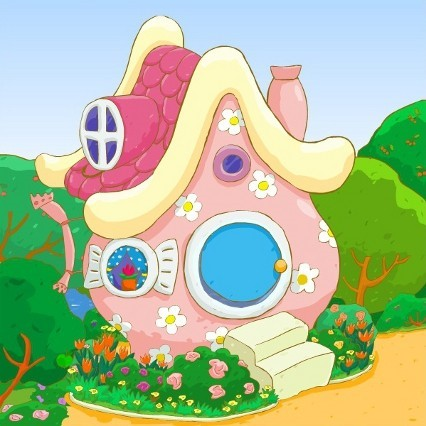
#> input picture MGKE_MGKCT/course 2/Python/LR 18/1.jpg, 426 x 426 px
$ python script.py
#> lines starting #> are read from the running program, lines starting #| are printed output that depends on the picture
# Задание 1:
# Дано изображение 1.jpg
# Добавить на него произвольный текст по центру изображения, а так-же по углам разместить несколько изображений.

from PIL import Image, ImageDraw, ImageFont

im = Image.open('1.jpg')
#> im is the input picture: PIL image 426x426 RGB; mean R, G, B 172, 190.9, 153.5
im1 = Image.open('krt.png')
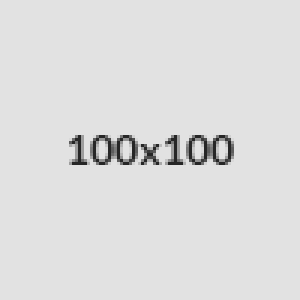
#> input picture MGKE_MGKCT/course 2/Python/LR 18/krt.png, 100 x 100 px (shown 3 times larger)
#> im1 is the input picture: PIL image 100x100 RGBA; mean R, G, B, A 221.8, 221.8, 221.8, 255
ob = im.load()
fontasize = ImageFont.truetype('3953.ttf', size = 18)
draw_text = ImageDraw.Draw(im)
draw_text.text((im.width/2, im.height/2), 'Test Text', font = fontasize, fill=('#1C0606'))
im.paste(im1, (0, 0))
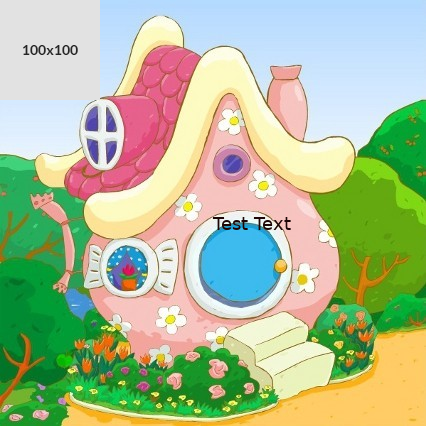
#> im: PIL image 426x426 RGB; mean R, G, B 173.2, 190.3, 151.4
im.paste(im1, (326, 0))
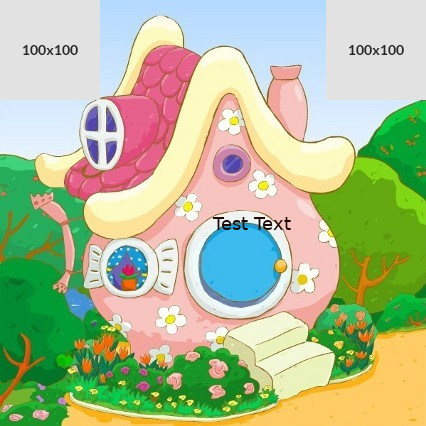
#> im: PIL image 426x426 RGB; mean R, G, B 174.6, 190.1, 149.6
im.paste(im1, (0, 326))
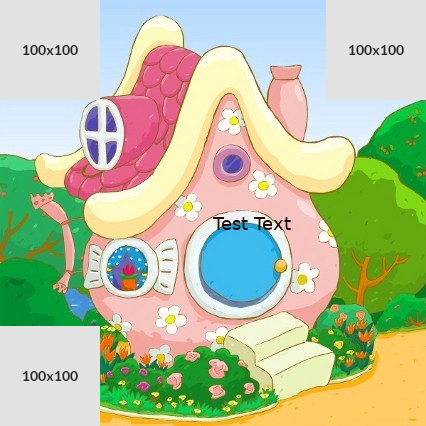
#> im: PIL image 426x426 RGB; mean R, G, B 183, 194.2, 158.8
im.paste(im1, (326, 326))
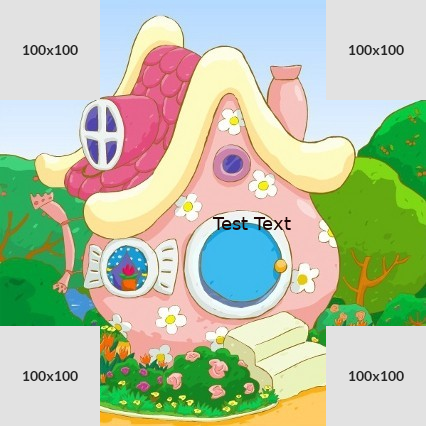
#> im: PIL image 426x426 RGB; mean R, G, B 183.6, 196.1, 166.3
im.save("ans.jpg", "JPEG")
